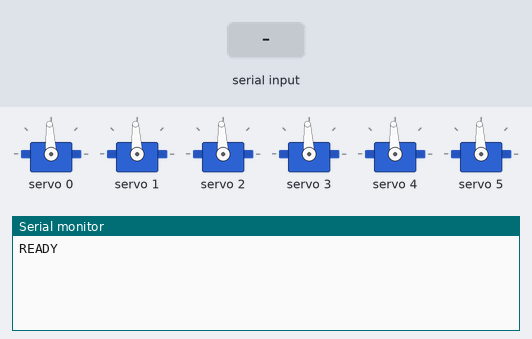
The sketch below on a simulated Arduino Uno, built with avr-gcc and run on an emulated ATmega328P. Parts: 6 × servo, the last lines printed to the serial monitor. The test bench sets the inputs (shaded band).

Above: at 2.5 s.
2.6 s: "SET\n" received over Serial
At 3.8 s:
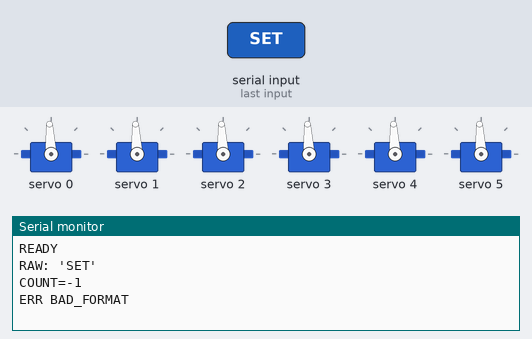
4.1 s: "GET\n" received over Serial
At 5.2 s:
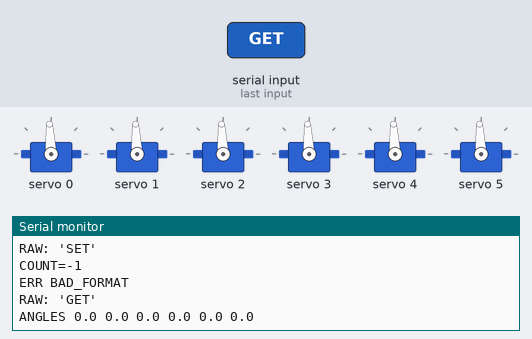
5.6 s: "90,45\n" received over Serial
At 6.3 s:
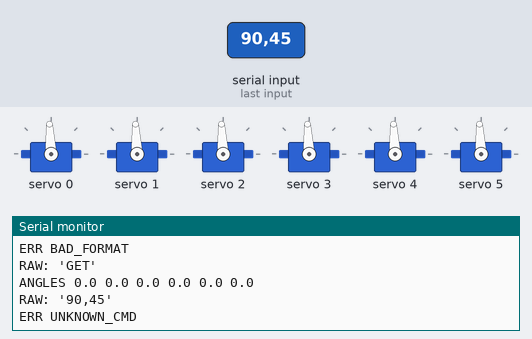

The sketch:

client_code.ino
```cpp
/*
  Client-server test
  Acts as a client for a 6-DOF robotic arm driven by MG996R servos via PCA9685.
  Communicates with a host computer (server) through USB serial.

  Commands:
    1. SET a1 a2 a3 a4 a5 a6   -> sets each servo_config to the given angle in degrees (-90 to +90)
    2. GET                        -> returns the current angles of all servos for fk

  Example:
    SET 0 0 0 0 45 0
    GET
*/
#include "PCA9685.h"

PCA9685 pwmController;

PCA9685_ServoEval servoEval;                                                        // Linearly interpolates between standard 2.5%/12.5% phase length (102/512) for -90°/+90°

const int STEP_DEG = 5;                                                             // angle increment per step
const int STEP_DELAY_MS = 25;                                                       // dwell per step
const int BETWEEN_SERVOS_MS = 800;

float currentAngles[6] = {0};  // stores current angles (degrees)

const char* servo_config[6] = {
  "base", "shoulder", "elbow", "wrist_pitch",
  "wrist_roll", "gripper"};                                                         // TODO: confirm order


// helper function to take the channel and move the servo to the required angle
void moveServo(uint8_t ch, int targetAngle, int speed = 5) {
  static int currentAngle[16] = {0};

  targetAngle = constrain(targetAngle, -90, 90);
  speed = constrain(speed, 1, 100);

  int start = currentAngle[ch];
  int step = (targetAngle > start) ? 1 : -1;  // move 1° per iteration

  // compute delay inversely proportional to speed
  int delayMs = map(speed, 1, 100, 50, 5);    // higher speed → shorter delay

  for (int a = start; (step > 0) ? a <= targetAngle : a >= targetAngle; a += step) {
    pwmController.setChannelPWM(ch, servoEval.pwmForAngle(a));
    delay(delayMs);
  }

  pwmController.setChannelPWM(ch, servoEval.pwmForAngle(targetAngle));
  currentAngle[ch] = targetAngle;
  currentAngles[ch] = targetAngle;
}
void CenterAllServos(){
  for (int i = 0; i < 6; i++) {
      moveServo(i, 0, 5);
  }

}
void setJointAngles(float angles[]) {
  for (uint8_t i = 0; i < 6; i++) {
      moveServo(i, angles[i]);
  }
}

void sendCurrentAngles() {
  Serial.print("ANGLES ");
  for (uint8_t i = 0; i < 6; i++) {
    Serial.print(currentAngles[i], 1);
    if (i < 5) Serial.print(" ");
  }
Serial.println();

}

void setup() {
    Serial.begin(115200);
    Wire.begin();

    pwmController.resetDevices();
    pwmController.init();
    pwmController.setPWMFreqServo();

    // center the servos
    CenterAllServos();
    delay(1000);

    Serial.println("READY");
}

void loop() {
  static String inputLine = "";

  while (Serial.available()) {
    char c = Serial.read();

    // Build input line until newline
    if (c != '\n' && c != '\r') {
      inputLine += c;
      continue;
    }

    // Ignore empty lines
    if (inputLine.length() == 0) {
      inputLine = "";
      continue;
    }

    inputLine.trim();

    Serial.print("RAW: '");
    Serial.print(inputLine);
    Serial.println("'");

    if (inputLine.startsWith("SET")) {
      int ai[6];
      float newAngles[6];

      int count = sscanf(inputLine.c_str(),
                         "SET %d %d %d %d %d %d",
                         &ai[0], &ai[1], &ai[2],
                         &ai[3], &ai[4], &ai[5]);

      Serial.print("COUNT="); Serial.println(count);

      if (count == 6) {
        for (int i = 0; i < 6; i++) newAngles[i] = (float)ai[i];
        setJointAngles(newAngles);
        Serial.println("READY");
      } else {
        Serial.println("ERR BAD_FORMAT");
      }
    }

    else if (inputLine.startsWith("GET")) {
      sendCurrentAngles();
    }

    else {
      Serial.println("ERR UNKNOWN_CMD");
    }

    // Reset input buffer
    inputLine = "";
  }
}
```

Measured:
- after the input at 2.6 s, the serial monitor: prints a new line at once (image 1)
- after the input at 4.1 s, the serial monitor: prints a new line at once (image 2)
- after the input at 5.6 s, the serial monitor: prints a new line at once (image 3)
